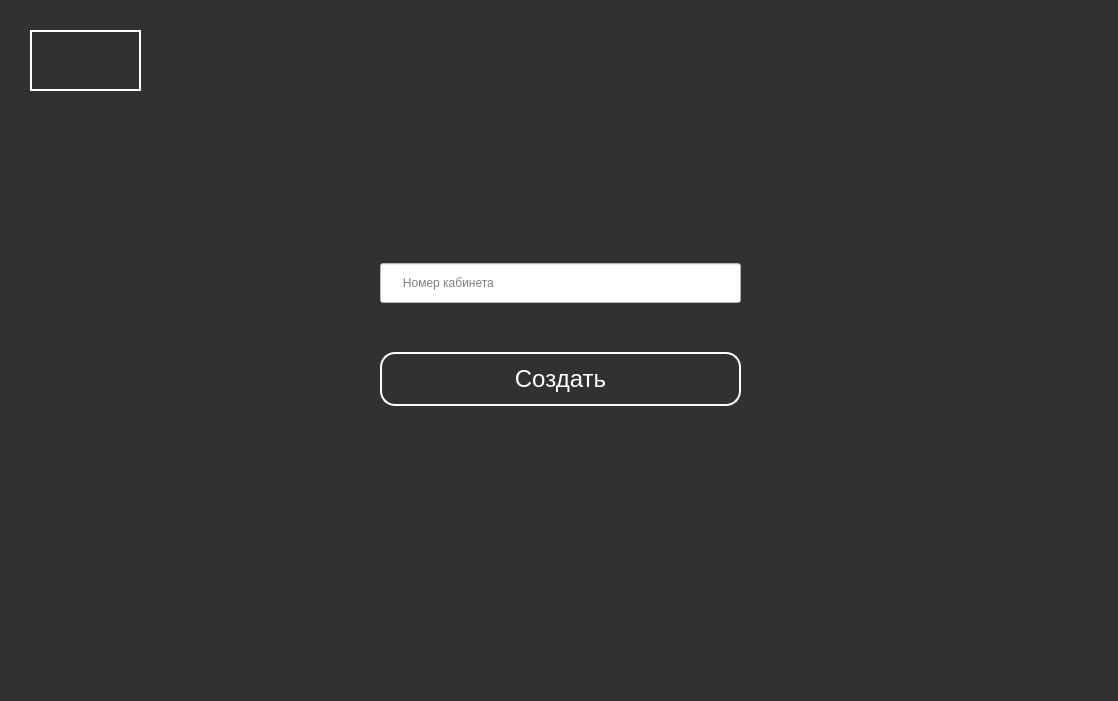
<?xml version="1.0" encoding="UTF-8"?>
<ui version="4.0">
 <class>Form</class>
 <widget class="QWidget" name="Form">
  <property name="geometry">
   <rect>
    <x>0</x>
    <y>0</y>
    <width>1118</width>
    <height>701</height>
   </rect>
  </property>
  <property name="tabletTracking">
   <bool>false</bool>
  </property>
  <property name="focusPolicy">
   <enum>Qt::NoFocus</enum>
  </property>
  <property name="windowTitle">
   <string>Form</string>
  </property>
  <property name="styleSheet">
   <string notr="true">background-color: rgb(49, 49, 50);</string>
  </property>
  <widget class="QPushButton" name="pushButton">
   <property name="geometry">
    <rect>
     <x>30</x>
     <y>30</y>
     <width>111</width>
     <height>61</height>
    </rect>
   </property>
   <property name="styleSheet">
    <string notr="true">border: 2px solid rgb(255, 255, 255);
</string>
   </property>
   <property name="text">
    <string/>
   </property>
   <property name="icon">
    <iconset>
     <normaloff>Group 3.jpg</normaloff>Group 3.jpg</iconset>
   </property>
   <property name="iconSize">
    <size>
     <width>160</width>
     <height>160</height>
    </size>
   </property>
   <property name="shortcut">
    <string notr="true"/>
   </property>
   <property name="autoRepeat">
    <bool>false</bool>
   </property>
  </widget>
  <widget class="QWidget" name="layoutWidget">
   <property name="geometry">
    <rect>
     <x>380</x>
     <y>230</y>
     <width>361</width>
     <height>211</height>
    </rect>
   </property>
   <layout class="QVBoxLayout" name="verticalLayout_2">
    <item>
     <widget class="QLineEdit" name="lineEdit">
      <property name="minimumSize">
       <size>
        <width>0</width>
        <height>40</height>
       </size>
      </property>
      <property name="maximumSize">
       <size>
        <width>16777215</width>
        <height>16777215</height>
       </size>
      </property>
      <property name="styleSheet">
       <string notr="true">background-color: rgb(255, 255, 255);
</string>
      </property>
      <property name="text">
       <string/>
      </property>
      <property name="placeholderText">
       <string>      Номер кабинета</string>
      </property>
     </widget>
    </item>
    <item>
     <widget class="QPushButton" name="pushButton_2">
      <property name="font">
       <font>
        <pointsize>18</pointsize>
       </font>
      </property>
      <property name="styleSheet">
       <string notr="true">color: rgb(255, 255, 255);
border: 2px solid rgb(255, 255, 255);
border-radius: 15px;
margin-top:10px;
height: 50px;</string>
      </property>
      <property name="text">
       <string>Создать</string>
      </property>
      <property name="checkable">
       <bool>false</bool>
      </property>
     </widget>
    </item>
   </layout>
  </widget>
 </widget>
 <resources/>
 <connections/>
</ui>
